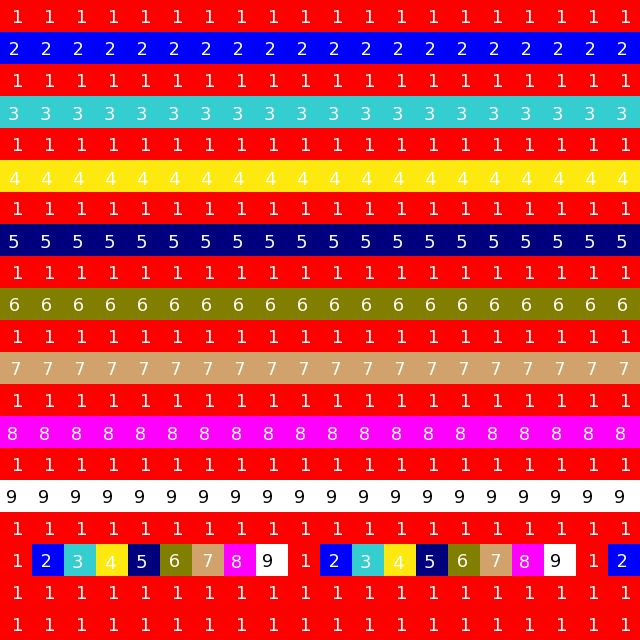

The image is a tile-based game level rendered from a .tmx file. Its description and source (layers, tilesets, objects; grid data summarised) follow:
An orthogonal 20x20 tile map with 32x32 px tiles, 1 tile layer (floor) and 3 objects.

<map version="1.0" orientation="orthogonal" renderorder="right-down" width="20" height="20" tilewidth="32" tileheight="32" nextobjectid="4">
 <tileset firstgid="1" name="test_tiles" tilewidth="32" tileheight="32" tilecount="9">
  <image source="test_tiles.png" width="96" height="96" />
 </tileset>
 <layer name="floor" width="20" height="20">
  <data>[400 cells, 400 non-empty, 9 distinct tile ids]</data>
 </layer>
 <objectgroup name="walls">
  <object id="1" x="32" y="32" width="576" height="32" />
  <object id="2" x="32" y="96" width="32" height="448" />
  <object id="3" x="96" y="288" width="512" height="32" />
 </objectgroup>
</map>
